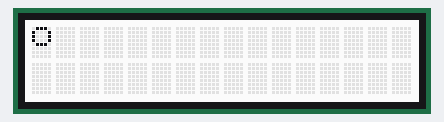
Recording of a sketch running on a simulated Arduino Uno, built with avr-gcc and run on an emulated ATmega328P. Parts: 16×2 character LCD.

Above: at 0.12 s.
At 0.65 s:
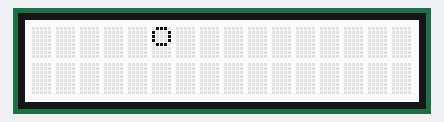
At 1.07 s:
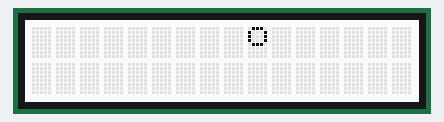
At 2.01 s:
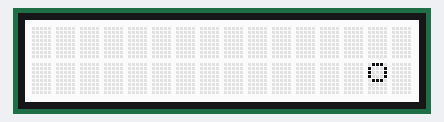
At 2.95 s:
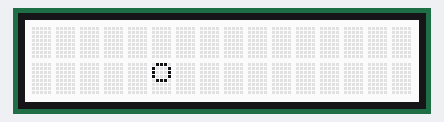
At 4.0 s:
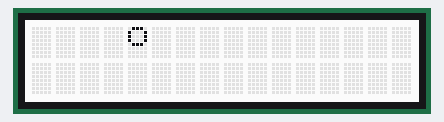

Measured:
- by itself, everything shown: repeats every 3.5 s, in 33 steps

The sketch:

bai_5.ino
```cpp
/*
Tạo kí tự đặc biệt hình tròn và hiển thị lên LCD. Cho hình tròn này chuyển
động xung quanh màn hình LCD với tốc độ 0.1s/bước.
*/

#include "rgb_lcd.h"
rgb_lcd lcd;

void setup() {
  byte customChar[] = {
  B01110,
  B10001,
  B10001,
  B10001,
  B01110,
  B00000,
  B00000,
  B00000
};
  lcd.begin(16,2);
  lcd.createChar(1, customChar);
}

void loop() {
  for (int i = 0; i < 16; i ++) {
    lcd.clear();
    lcd.setCursor(i,0);
    lcd.write(1);
    delay(100);
  }

  for (int i = 16; i >=0; i--) {
    lcd.clear();
    lcd.setCursor(i,1);
    lcd.write(1);
    delay(100);
  }


}
```
